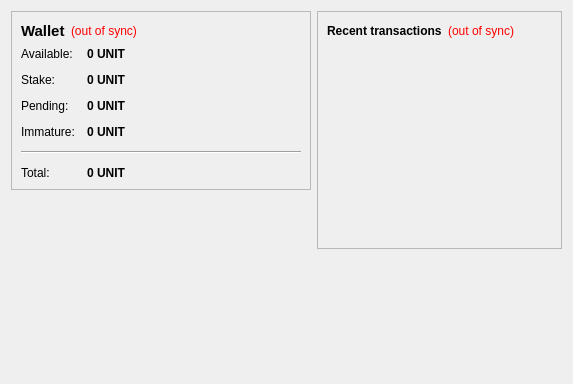
<?xml version="1.0" encoding="UTF-8"?>
<ui version="4.0">
 <class>OverviewPage</class>
 <widget class="QWidget" name="OverviewPage">
  <property name="geometry">
   <rect>
    <x>0</x>
    <y>0</y>
    <width>573</width>
    <height>342</height>
   </rect>
  </property>
  <property name="windowTitle">
   <string>Form</string>
  </property>
  <layout class="QHBoxLayout" name="horizontalLayout" stretch="1,1">
   <item>
    <layout class="QVBoxLayout" name="verticalLayout_2">
     <item>
      <widget class="QFrame" name="frame">
       <property name="frameShape">
        <enum>QFrame::StyledPanel</enum>
       </property>
       <property name="frameShadow">
        <enum>QFrame::Raised</enum>
       </property>
       <layout class="QVBoxLayout" name="verticalLayout_4">
        <item>
         <layout class="QHBoxLayout" name="horizontalLayout_4">
          <item>
           <widget class="QLabel" name="label_5">
            <property name="font">
             <font>
              <pointsize>11</pointsize>
              <weight>75</weight>
              <bold>true</bold>
             </font>
            </property>
            <property name="text">
             <string>Wallet</string>
            </property>
           </widget>
          </item>
          <item>
           <widget class="QLabel" name="labelWalletStatus">
            <property name="toolTip">
             <string>The displayed information may be out of date. Your wallet automatically synchronizes with the Meowstake network after a connection is established, but this process has not completed yet.</string>
            </property>
            <property name="styleSheet">
             <string notr="true">QLabel { color: red; }</string>
            </property>
            <property name="text">
             <string notr="true">(out of sync)</string>
            </property>
            <property name="alignment">
             <set>Qt::AlignLeading|Qt::AlignLeft|Qt::AlignVCenter</set>
            </property>
           </widget>
          </item>
          <item>
           <spacer name="horizontalSpacer_2">
            <property name="orientation">
             <enum>Qt::Horizontal</enum>
            </property>
            <property name="sizeHint" stdset="0">
             <size>
              <width>40</width>
              <height>20</height>
             </size>
            </property>
           </spacer>
          </item>
         </layout>
        </item>
        <item>
         <layout class="QFormLayout" name="formLayout_2">
          <property name="fieldGrowthPolicy">
           <enum>QFormLayout::AllNonFixedFieldsGrow</enum>
          </property>
          <property name="horizontalSpacing">
           <number>12</number>
          </property>
          <property name="verticalSpacing">
           <number>12</number>
          </property>
          <item row="0" column="0">
           <widget class="QLabel" name="label">
            <property name="text">
             <string>Available:</string>
            </property>
           </widget>
          </item>
          <item row="0" column="1">
           <widget class="QLabel" name="labelBalance">
            <property name="font">
             <font>
              <weight>75</weight>
              <bold>true</bold>
             </font>
            </property>
            <property name="cursor">
             <cursorShape>IBeamCursor</cursorShape>
            </property>
            <property name="toolTip">
             <string>Your current spendable balance</string>
            </property>
            <property name="text">
             <string notr="true">0 UNIT</string>
            </property>
            <property name="textInteractionFlags">
             <set>Qt::LinksAccessibleByMouse|Qt::TextSelectableByKeyboard|Qt::TextSelectableByMouse</set>
            </property>
           </widget>
          </item>
          <item row="1" column="0">
           <widget class="QLabel" name="label_6">
            <property name="text">
             <string>Stake:</string>
            </property>
           </widget>
          </item>
          <item row="1" column="1">
           <widget class="QLabel" name="labelStake">
            <property name="font">
             <font>
              <weight>75</weight>
              <bold>true</bold>
             </font>
            </property>
            <property name="cursor">
             <cursorShape>IBeamCursor</cursorShape>
            </property>
            <property name="toolTip">
             <string>Total of coins that was staked, and do not yet count toward the current balance</string>
            </property>
            <property name="text">
             <string notr="true">0 UNIT</string>
            </property>
            <property name="textInteractionFlags">
             <set>Qt::LinksAccessibleByMouse|Qt::TextSelectableByKeyboard|Qt::TextSelectableByMouse</set>
            </property>
           </widget>
          </item>
          <item row="2" column="0">
           <widget class="QLabel" name="label_3">
            <property name="text">
             <string>Pending:</string>
            </property>
           </widget>
          </item>
          <item row="2" column="1">
           <widget class="QLabel" name="labelUnconfirmed">
            <property name="font">
             <font>
              <weight>75</weight>
              <bold>true</bold>
             </font>
            </property>
            <property name="cursor">
             <cursorShape>IBeamCursor</cursorShape>
            </property>
            <property name="toolTip">
             <string>Total of transactions that have yet to be confirmed, and do not yet count toward the current balance</string>
            </property>
            <property name="text">
             <string notr="true">0 UNIT</string>
            </property>
            <property name="textInteractionFlags">
             <set>Qt::LinksAccessibleByMouse|Qt::TextSelectableByKeyboard|Qt::TextSelectableByMouse</set>
            </property>
           </widget>
          </item>
          <item row="3" column="0">
           <widget class="QLabel" name="labelImmatureText">
            <property name="text">
             <string>Immature:</string>
            </property>
           </widget>
          </item>
          <item row="3" column="1">
           <widget class="QLabel" name="labelImmature">
            <property name="font">
             <font>
              <weight>75</weight>
              <bold>true</bold>
             </font>
            </property>
            <property name="toolTip">
             <string>Mined balance that has not yet matured</string>
            </property>
            <property name="text">
             <string notr="true">0 UNIT</string>
            </property>
            <property name="textInteractionFlags">
             <set>Qt::LinksAccessibleByMouse|Qt::TextSelectableByKeyboard|Qt::TextSelectableByMouse</set>
            </property>
           </widget>
          </item>
          <item row="4" column="0" colspan="2">
           <widget class="Line" name="line">
            <property name="orientation">
             <enum>Qt::Horizontal</enum>
            </property>
           </widget>
          </item>
          <item row="5" column="0">
           <widget class="QLabel" name="labelTotalText">
            <property name="text">
             <string>Total:</string>
            </property>
           </widget>
          </item>
          <item row="5" column="1">
           <widget class="QLabel" name="labelTotal">
            <property name="font">
             <font>
              <weight>75</weight>
              <bold>true</bold>
             </font>
            </property>
            <property name="cursor">
             <cursorShape>IBeamCursor</cursorShape>
            </property>
            <property name="toolTip">
             <string>Your current total balance</string>
            </property>
            <property name="text">
             <string notr="true">0 UNIT</string>
            </property>
            <property name="textInteractionFlags">
             <set>Qt::LinksAccessibleByMouse|Qt::TextSelectableByKeyboard|Qt::TextSelectableByMouse</set>
            </property>
           </widget>
          </item>
         </layout>
        </item>
       </layout>
      </widget>
     </item>
     <item>
      <spacer name="verticalSpacer">
       <property name="orientation">
        <enum>Qt::Vertical</enum>
       </property>
       <property name="sizeHint" stdset="0">
        <size>
         <width>20</width>
         <height>40</height>
        </size>
       </property>
      </spacer>
     </item>
	         <item>
         <widget class="QLabel" name="label_2">
          <property name="minimumSize">
           <size>
            <width>300</width>
            <height>177</height>
           </size>
          </property>
          <property name="text">
           <string>&lt;html&gt;&lt;head/&gt;&lt;body&gt;&lt;p align=&quot;center&quot;&gt;&lt;a href=&quot;https://Meowstake.com&quot;&gt;&lt;span style=&quot; text-decoration: underline; color:#0000ff;&quot;&gt;&lt;img src=&quot;:/images/wallet&quot;/&gt;&lt;/span&gt;&lt;/a&gt;&lt;/p&gt;&lt;/body&gt;&lt;/html&gt;</string>
          </property>
         </widget>
        </item>
    </layout>
   </item>
   <item>
    <layout class="QVBoxLayout" name="verticalLayout_3">
     <item>
      <widget class="QFrame" name="frame_2">
       <property name="frameShape">
        <enum>QFrame::StyledPanel</enum>
       </property>
       <property name="frameShadow">
        <enum>QFrame::Raised</enum>
       </property>
       <layout class="QVBoxLayout" name="verticalLayout">
        <item>
         <layout class="QHBoxLayout" name="horizontalLayout_2">
          <item>
           <widget class="QLabel" name="label_4">
            <property name="text">
             <string>&lt;b&gt;Recent transactions&lt;/b&gt;</string>
            </property>
           </widget>
          </item>
          <item>
           <widget class="QLabel" name="labelTransactionsStatus">
            <property name="toolTip">
             <string>The displayed information may be out of date. Your wallet automatically synchronizes with the Meowstake network after a connection is established, but this process has not completed yet.</string>
            </property>
            <property name="styleSheet">
             <string notr="true">QLabel { color: red; }</string>
            </property>
            <property name="text">
             <string notr="true">(out of sync)</string>
            </property>
            <property name="alignment">
             <set>Qt::AlignRight|Qt::AlignTrailing|Qt::AlignVCenter</set>
            </property>
           </widget>
          </item>
          <item>
           <spacer name="horizontalSpacer">
            <property name="orientation">
             <enum>Qt::Horizontal</enum>
            </property>
            <property name="sizeHint" stdset="0">
             <size>
              <width>40</width>
              <height>20</height>
             </size>
            </property>
           </spacer>
          </item>
         </layout>
        </item>
        <item>
         <widget class="QListView" name="listTransactions">
          <property name="styleSheet">
           <string notr="true">QListView { background: transparent; }</string>
          </property>
          <property name="frameShape">
           <enum>QFrame::NoFrame</enum>
          </property>
          <property name="verticalScrollBarPolicy">
           <enum>Qt::ScrollBarAlwaysOff</enum>
          </property>
          <property name="horizontalScrollBarPolicy">
           <enum>Qt::ScrollBarAlwaysOff</enum>
          </property>
          <property name="selectionMode">
           <enum>QAbstractItemView::NoSelection</enum>
          </property>
         </widget>
        </item>
       </layout>
      </widget>
     </item>
     <item>
      <spacer name="verticalSpacer_2">
       <property name="orientation">
        <enum>Qt::Vertical</enum>
       </property>
       <property name="sizeHint" stdset="0">
        <size>
         <width>20</width>
         <height>40</height>
        </size>
       </property>
      </spacer>
     </item>
    </layout>
   </item>
  </layout>
 </widget>
 <resources/>
 <connections/>
</ui>
